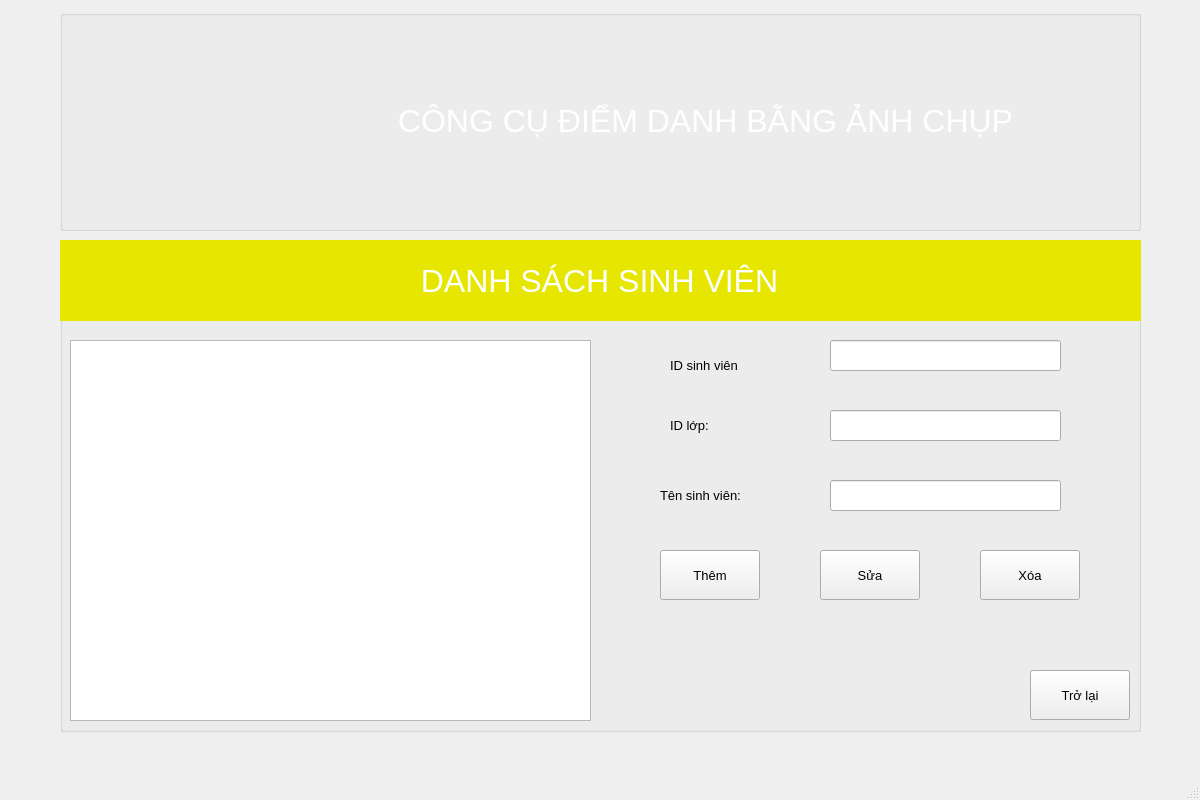
<?xml version="1.0" encoding="UTF-8"?>
<ui version="4.0">
 <class>MainWindow</class>
 <widget class="QMainWindow" name="MainWindow">
  <property name="geometry">
   <rect>
    <x>0</x>
    <y>0</y>
    <width>1200</width>
    <height>800</height>
   </rect>
  </property>
  <property name="windowTitle">
   <string>MainWindow</string>
  </property>
  <widget class="QWidget" name="centralwidget">
   <widget class="QGroupBox" name="fiNhaptensv">
    <property name="geometry">
     <rect>
      <x>60</x>
      <y>240</y>
      <width>1081</width>
      <height>492</height>
     </rect>
    </property>
    <property name="title">
     <string/>
    </property>
    <widget class="QLabel" name="label_3">
     <property name="geometry">
      <rect>
       <x>-6</x>
       <y>0</y>
       <width>1091</width>
       <height>81</height>
      </rect>
     </property>
     <property name="font">
      <font>
       <family>MS Shell Dlg 2</family>
       <pointsize>24</pointsize>
       <weight>9</weight>
       <italic>false</italic>
       <bold>false</bold>
      </font>
     </property>
     <property name="layoutDirection">
      <enum>Qt::LeftToRight</enum>
     </property>
     <property name="styleSheet">
      <string notr="true">font: 75 24pt &quot;MS Shell Dlg 2&quot;;
background-color: rgb(230, 230, 0);


color: rgb(255, 255, 255);</string>
     </property>
     <property name="midLineWidth">
      <number>0</number>
     </property>
     <property name="text">
      <string>DANH SÁCH SINH VIÊN</string>
     </property>
     <property name="alignment">
      <set>Qt::AlignCenter</set>
     </property>
    </widget>
    <widget class="QTableWidget" name="tblSinhvien">
     <property name="geometry">
      <rect>
       <x>10</x>
       <y>100</y>
       <width>521</width>
       <height>381</height>
      </rect>
     </property>
    </widget>
    <widget class="QPushButton" name="btnThem">
     <property name="geometry">
      <rect>
       <x>600</x>
       <y>310</y>
       <width>100</width>
       <height>50</height>
      </rect>
     </property>
     <property name="font">
      <font>
       <pointsize>10</pointsize>
      </font>
     </property>
     <property name="text">
      <string>Thêm</string>
     </property>
    </widget>
    <widget class="QPushButton" name="btnSua">
     <property name="geometry">
      <rect>
       <x>760</x>
       <y>310</y>
       <width>100</width>
       <height>50</height>
      </rect>
     </property>
     <property name="font">
      <font>
       <pointsize>10</pointsize>
      </font>
     </property>
     <property name="text">
      <string>Sửa</string>
     </property>
    </widget>
    <widget class="QPushButton" name="btnXoa">
     <property name="geometry">
      <rect>
       <x>920</x>
       <y>310</y>
       <width>100</width>
       <height>50</height>
      </rect>
     </property>
     <property name="font">
      <font>
       <pointsize>10</pointsize>
      </font>
     </property>
     <property name="text">
      <string>Xóa</string>
     </property>
    </widget>
    <widget class="QPushButton" name="btnTrolai">
     <property name="geometry">
      <rect>
       <x>970</x>
       <y>430</y>
       <width>100</width>
       <height>50</height>
      </rect>
     </property>
     <property name="font">
      <font>
       <pointsize>10</pointsize>
      </font>
     </property>
     <property name="text">
      <string>Trở lại</string>
     </property>
    </widget>
    <widget class="QLabel" name="lblIDlop">
     <property name="geometry">
      <rect>
       <x>610</x>
       <y>170</y>
       <width>111</width>
       <height>30</height>
      </rect>
     </property>
     <property name="font">
      <font>
       <pointsize>10</pointsize>
      </font>
     </property>
     <property name="text">
      <string>ID lớp: </string>
     </property>
    </widget>
    <widget class="QLabel" name="lbTensinhvien">
     <property name="geometry">
      <rect>
       <x>600</x>
       <y>240</y>
       <width>151</width>
       <height>30</height>
      </rect>
     </property>
     <property name="font">
      <font>
       <pointsize>10</pointsize>
      </font>
     </property>
     <property name="text">
      <string>Tên sinh viên: </string>
     </property>
    </widget>
    <widget class="QLabel" name="lblIDsinhvien">
     <property name="geometry">
      <rect>
       <x>610</x>
       <y>110</y>
       <width>141</width>
       <height>30</height>
      </rect>
     </property>
     <property name="font">
      <font>
       <pointsize>10</pointsize>
      </font>
     </property>
     <property name="text">
      <string>ID sinh viên</string>
     </property>
    </widget>
    <widget class="QLineEdit" name="fiIDsinhvien">
     <property name="geometry">
      <rect>
       <x>770</x>
       <y>100</y>
       <width>231</width>
       <height>31</height>
      </rect>
     </property>
    </widget>
    <widget class="QLineEdit" name="fiIDlop">
     <property name="geometry">
      <rect>
       <x>770</x>
       <y>170</y>
       <width>231</width>
       <height>31</height>
      </rect>
     </property>
    </widget>
    <widget class="QLineEdit" name="fiTensinhvien">
     <property name="geometry">
      <rect>
       <x>770</x>
       <y>240</y>
       <width>231</width>
       <height>31</height>
      </rect>
     </property>
    </widget>
   </widget>
   <widget class="QGroupBox" name="groupBox">
    <property name="geometry">
     <rect>
      <x>60</x>
      <y>10</y>
      <width>1081</width>
      <height>221</height>
     </rect>
    </property>
    <property name="title">
     <string/>
    </property>
    <widget class="QLabel" name="label">
     <property name="geometry">
      <rect>
       <x>10</x>
       <y>10</y>
       <width>200</width>
       <height>200</height>
      </rect>
     </property>
     <property name="text">
      <string/>
     </property>
     <property name="pixmap">
      <pixmap>C:/Users/Admin/Pictures/khuonmat/mnt-design-logo-giao-duc-1130x570.jpg</pixmap>
     </property>
     <property name="scaledContents">
      <bool>true</bool>
     </property>
     <property name="alignment">
      <set>Qt::AlignCenter</set>
     </property>
    </widget>
    <widget class="QLabel" name="label_2">
     <property name="geometry">
      <rect>
       <x>230</x>
       <y>10</y>
       <width>831</width>
       <height>201</height>
      </rect>
     </property>
     <property name="font">
      <font>
       <family>MS Shell Dlg 2</family>
       <pointsize>24</pointsize>
       <weight>9</weight>
       <italic>false</italic>
       <bold>false</bold>
      </font>
     </property>
     <property name="styleSheet">
      <string notr="true">font: 75 24pt &quot;MS Shell Dlg 2&quot;;
color: rgb(255, 255, 255);</string>
     </property>
     <property name="text">
      <string>CÔNG CỤ ĐIỂM DANH BẰNG ẢNH CHỤP</string>
     </property>
     <property name="alignment">
      <set>Qt::AlignCenter</set>
     </property>
     <property name="buddy">
      <cstring></cstring>
     </property>
    </widget>
   </widget>
  </widget>
  <widget class="QMenuBar" name="menubar">
   <property name="geometry">
    <rect>
     <x>0</x>
     <y>0</y>
     <width>1200</width>
     <height>26</height>
    </rect>
   </property>
  </widget>
  <widget class="QStatusBar" name="statusbar"/>
 </widget>
 <resources/>
 <connections/>
</ui>
